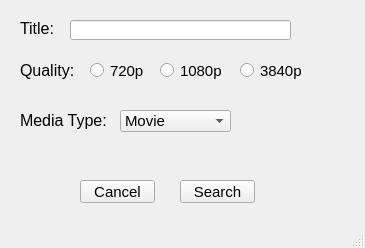
<?xml version="1.0" encoding="UTF-8"?>
<ui version="4.0">
 <class>SearchWindow</class>
 <widget class="QMainWindow" name="SearchWindow">
  <property name="geometry">
   <rect>
    <x>0</x>
    <y>0</y>
    <width>365</width>
    <height>248</height>
   </rect>
  </property>
  <property name="windowTitle">
   <string>Search</string>
  </property>
  <widget class="QWidget" name="centralwidget">
   <widget class="QLineEdit" name="titleEntry">
    <property name="geometry">
     <rect>
      <x>70</x>
      <y>20</y>
      <width>221</width>
      <height>20</height>
     </rect>
    </property>
   </widget>
   <widget class="QLabel" name="titleLabel">
    <property name="geometry">
     <rect>
      <x>20</x>
      <y>20</y>
      <width>47</width>
      <height>16</height>
     </rect>
    </property>
    <property name="font">
     <font>
      <pointsize>12</pointsize>
     </font>
    </property>
    <property name="text">
     <string>Title:</string>
    </property>
   </widget>
   <widget class="QLabel" name="qualityLabel">
    <property name="geometry">
     <rect>
      <x>20</x>
      <y>60</y>
      <width>61</width>
      <height>21</height>
     </rect>
    </property>
    <property name="font">
     <font>
      <pointsize>12</pointsize>
     </font>
    </property>
    <property name="text">
     <string>Quality:</string>
    </property>
   </widget>
   <widget class="QRadioButton" name="radio720">
    <property name="geometry">
     <rect>
      <x>90</x>
      <y>60</y>
      <width>82</width>
      <height>21</height>
     </rect>
    </property>
    <property name="font">
     <font>
      <pointsize>11</pointsize>
     </font>
    </property>
    <property name="text">
     <string>720p</string>
    </property>
   </widget>
   <widget class="QRadioButton" name="radio1080">
    <property name="geometry">
     <rect>
      <x>160</x>
      <y>60</y>
      <width>82</width>
      <height>21</height>
     </rect>
    </property>
    <property name="font">
     <font>
      <pointsize>11</pointsize>
     </font>
    </property>
    <property name="text">
     <string>1080p</string>
    </property>
   </widget>
   <widget class="QRadioButton" name="radio3840">
    <property name="geometry">
     <rect>
      <x>240</x>
      <y>60</y>
      <width>82</width>
      <height>21</height>
     </rect>
    </property>
    <property name="font">
     <font>
      <pointsize>11</pointsize>
     </font>
    </property>
    <property name="text">
     <string>3840p</string>
    </property>
   </widget>
   <widget class="QLabel" name="mediaTypeLabel">
    <property name="geometry">
     <rect>
      <x>20</x>
      <y>110</y>
      <width>101</width>
      <height>21</height>
     </rect>
    </property>
    <property name="font">
     <font>
      <pointsize>12</pointsize>
     </font>
    </property>
    <property name="text">
     <string>Media Type:</string>
    </property>
   </widget>
   <widget class="QComboBox" name="mediaTypeDropdown">
    <property name="geometry">
     <rect>
      <x>120</x>
      <y>110</y>
      <width>111</width>
      <height>22</height>
     </rect>
    </property>
    <property name="font">
     <font>
      <pointsize>11</pointsize>
     </font>
    </property>
    <item>
     <property name="text">
      <string>Movie</string>
     </property>
    </item>
    <item>
     <property name="text">
      <string>TV Shows</string>
     </property>
    </item>
    <item>
     <property name="text">
      <string>Music</string>
     </property>
    </item>
    <item>
     <property name="text">
      <string>Games</string>
     </property>
    </item>
    <item>
     <property name="text">
      <string>Any</string>
     </property>
    </item>
   </widget>
   <widget class="QPushButton" name="searchButton">
    <property name="geometry">
     <rect>
      <x>180</x>
      <y>180</y>
      <width>75</width>
      <height>23</height>
     </rect>
    </property>
    <property name="font">
     <font>
      <pointsize>11</pointsize>
     </font>
    </property>
    <property name="text">
     <string>Search</string>
    </property>
   </widget>
   <widget class="QPushButton" name="cancelButton">
    <property name="geometry">
     <rect>
      <x>80</x>
      <y>180</y>
      <width>75</width>
      <height>23</height>
     </rect>
    </property>
    <property name="font">
     <font>
      <pointsize>11</pointsize>
     </font>
    </property>
    <property name="text">
     <string>Cancel</string>
    </property>
   </widget>
  </widget>
  <widget class="QStatusBar" name="statusbar"/>
 </widget>
 <resources/>
 <connections/>
</ui>
